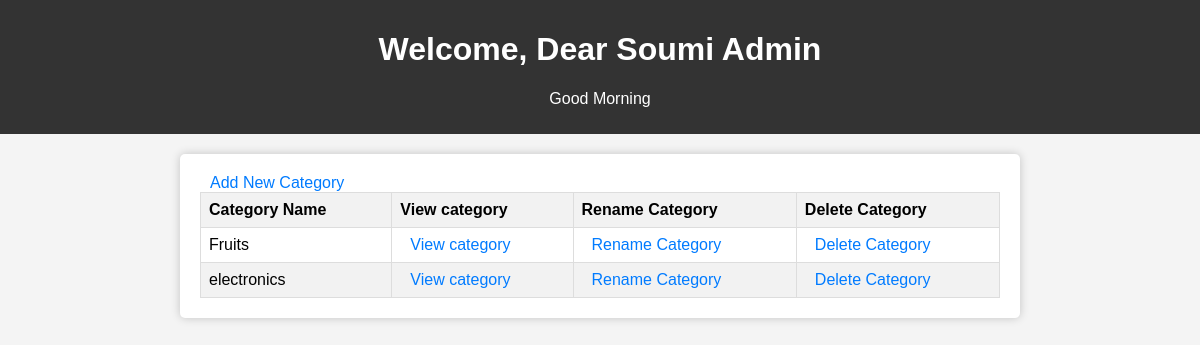
Before: /admin_dashboard with the older database file.
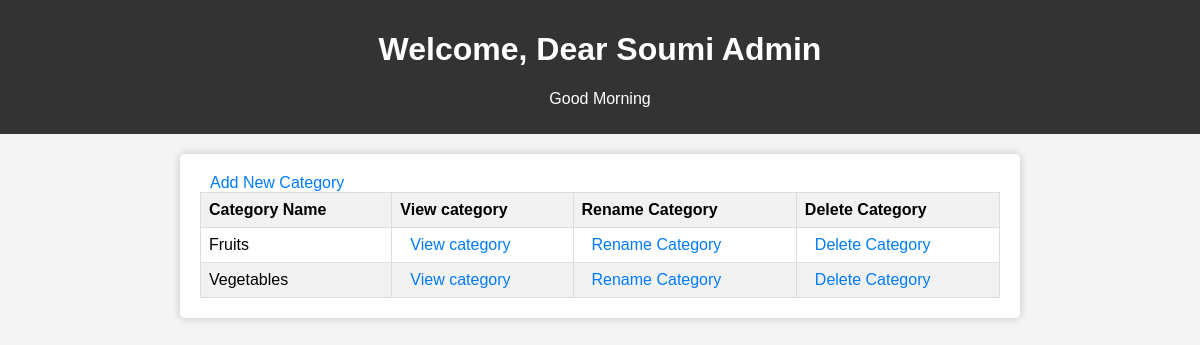
After: the same page with the newer database file.
### main.py (models this page shows)
class Section(db.Model):
        id = db.Column(db.Integer, primary_key = True, autoincrement=True)
        name = db.Column(db.String(200), nullable = False)
        products = relationship('Product', backref='section', lazy=True)

### main.py (the view)
@app.route('/admin_dashboard')
def admin_dashboard():
    section=Section.query.all()
    return render_template('admin_dashboard.html',blahblah=section)

### templates/admin_dashboard.html (shortened to what this page needs)
<!DOCTYPE html>
<html lang="en">
<head>
</head>
<body>
    <header>
        <h1>Welcome, Dear Soumi Admin</h1>
        <p>Good Morning</p>
    </header>
    <div class="container">
        <a href="/add_category">Add New Category</a>
        <table class="styled-table">
            <thead>
                <tr>
                    <th>Category Name</th>
                    <th> View category</th>
                    <th>Rename Category</th>
                    <th>Delete Category</th>
                </tr>
            </thead>
            <tbody>
                {% for blah in blahblah %}
                    <tr>
                        <td>{{ blah.name }}</td>
                        <td><a href="/view_category/{{ blah['id'] }}">View category</a></td>
                        <td><a href="/rename_category/{{ blah['id'] }}">Rename Category</a></td>
                        <td><a href="/delete_category/{{ blah['id'] }}">Delete Category</a></td>
                    </tr>
                {% endfor %}
            </tbody>
        </table>
    </div>
</body>
</html>

Changed rows visible on the page:
changed Section: name "electronics" → "Vegetables"
